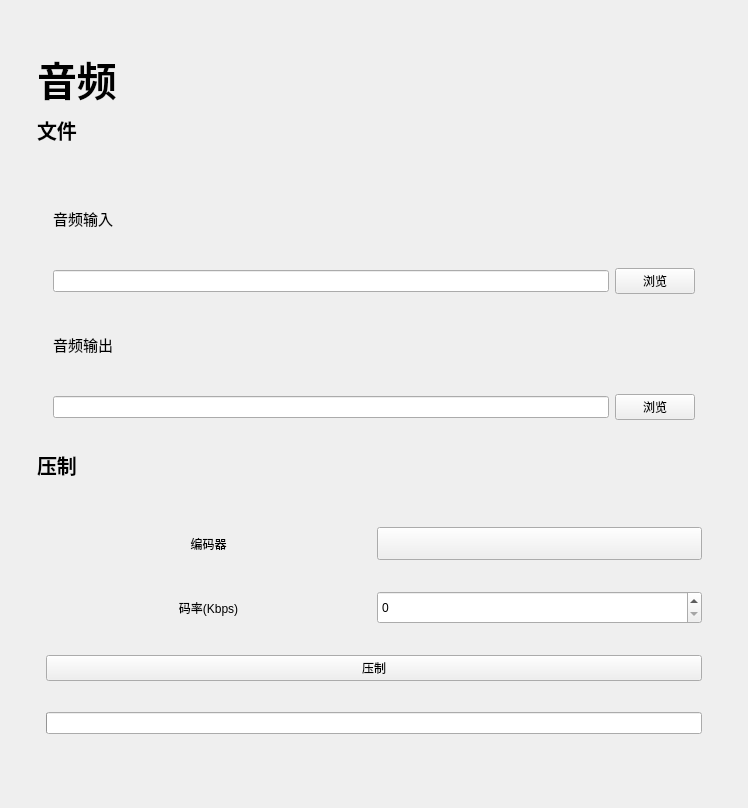
<?xml version="1.0" encoding="UTF-8"?>
<ui version="4.0">
 <class>Audio</class>
 <widget class="QWidget" name="Audio">
  <property name="geometry">
   <rect>
    <x>0</x>
    <y>0</y>
    <width>748</width>
    <height>808</height>
   </rect>
  </property>
  <property name="windowTitle">
   <string>Form</string>
  </property>
  <layout class="QGridLayout" name="gridLayout_6">
   <item row="0" column="0">
    <layout class="QGridLayout" name="AudioBox">
     <property name="leftMargin">
      <number>26</number>
     </property>
     <property name="topMargin">
      <number>45</number>
     </property>
     <property name="rightMargin">
      <number>26</number>
     </property>
     <property name="bottomMargin">
      <number>26</number>
     </property>
     <property name="spacing">
      <number>16</number>
     </property>
     <item row="0" column="0">
      <widget class="LargeTitleLabel" name="AudioTitile">
       <property name="maximumSize">
        <size>
         <width>16777215</width>
         <height>45</height>
        </size>
       </property>
       <property name="font">
        <font>
         <family>微软雅黑</family>
         <pointsize>30</pointsize>
         <weight>75</weight>
         <bold>true</bold>
         <kerning>true</kerning>
        </font>
       </property>
       <property name="text">
        <string>音频</string>
       </property>
      </widget>
     </item>
     <item row="1" column="0">
      <layout class="QVBoxLayout" name="InnerAudioBox">
       <item>
        <widget class="SubtitleLabel" name="FileTitle">
         <property name="maximumSize">
          <size>
           <width>16777215</width>
           <height>25</height>
          </size>
         </property>
         <property name="font">
          <font>
           <family>微软雅黑</family>
           <pointsize>15</pointsize>
           <weight>75</weight>
           <bold>true</bold>
          </font>
         </property>
         <property name="text">
          <string>文件</string>
         </property>
        </widget>
       </item>
       <item>
        <widget class="SimpleCardWidget" name="FileBox">
         <layout class="QGridLayout" name="gridLayout_4">
          <property name="leftMargin">
           <number>16</number>
          </property>
          <property name="topMargin">
           <number>16</number>
          </property>
          <property name="rightMargin">
           <number>16</number>
          </property>
          <property name="bottomMargin">
           <number>16</number>
          </property>
          <item row="1" column="0">
           <layout class="QGridLayout" name="OutputBox">
            <item row="0" column="0">
             <widget class="BodyLabel" name="OutputLabel">
              <property name="font">
               <font>
                <family>微软雅黑</family>
                <pointsize>11</pointsize>
                <weight>50</weight>
                <bold>false</bold>
               </font>
              </property>
              <property name="text">
               <string>音频输出</string>
              </property>
             </widget>
            </item>
            <item row="1" column="0">
             <widget class="LineEdit" name="OutputLine">
              <property name="enabled">
               <bool>true</bool>
              </property>
             </widget>
            </item>
            <item row="1" column="1">
             <widget class="PushButton" name="Outputbutton">
              <property name="text">
               <string>浏览</string>
              </property>
             </widget>
            </item>
           </layout>
          </item>
          <item row="0" column="0">
           <layout class="QGridLayout" name="InputBox">
            <item row="0" column="0">
             <widget class="BodyLabel" name="inputLabel">
              <property name="font">
               <font>
                <family>微软雅黑</family>
                <pointsize>11</pointsize>
                <weight>50</weight>
                <bold>false</bold>
               </font>
              </property>
              <property name="text">
               <string>音频输入</string>
              </property>
             </widget>
            </item>
            <item row="1" column="0">
             <widget class="LineEdit" name="InputLine">
              <property name="enabled">
               <bool>true</bool>
              </property>
             </widget>
            </item>
            <item row="1" column="1">
             <widget class="PushButton" name="InputButton">
              <property name="text">
               <string>浏览</string>
              </property>
             </widget>
            </item>
           </layout>
          </item>
         </layout>
        </widget>
       </item>
      </layout>
     </item>
     <item row="2" column="0">
      <layout class="QVBoxLayout" name="ProcessBox">
       <item>
        <widget class="SubtitleLabel" name="ProcessTitle">
         <property name="maximumSize">
          <size>
           <width>16777215</width>
           <height>25</height>
          </size>
         </property>
         <property name="font">
          <font>
           <family>微软雅黑</family>
           <pointsize>15</pointsize>
           <weight>75</weight>
           <bold>true</bold>
          </font>
         </property>
         <property name="text">
          <string>压制</string>
         </property>
        </widget>
       </item>
       <item>
        <widget class="SimpleCardWidget" name="OptionBox">
         <layout class="QGridLayout" name="gridLayout">
          <item row="0" column="0">
           <widget class="BodyLabel" name="EncoderLabel">
            <property name="text">
             <string>编码器</string>
            </property>
            <property name="alignment">
             <set>Qt::AlignCenter</set>
            </property>
           </widget>
          </item>
          <item row="0" column="1">
           <widget class="ComboBox" name="EncoderChioce">
            <property name="minimumSize">
             <size>
              <width>200</width>
              <height>33</height>
             </size>
            </property>
            <property name="text">
             <string/>
            </property>
           </widget>
          </item>
          <item row="1" column="0">
           <widget class="BodyLabel" name="BitrateLabel">
            <property name="text">
             <string>码率(Kbps)</string>
            </property>
            <property name="alignment">
             <set>Qt::AlignCenter</set>
            </property>
           </widget>
          </item>
          <item row="1" column="1">
           <widget class="CompactSpinBox" name="BitrateNum">
            <property name="minimumSize">
             <size>
              <width>200</width>
              <height>33</height>
             </size>
            </property>
            <property name="maximum">
             <number>999999</number>
            </property>
           </widget>
          </item>
          <item row="2" column="0" colspan="2">
           <widget class="PrimaryPushButton" name="ProcessButton">
            <property name="text">
             <string>压制</string>
            </property>
           </widget>
          </item>
          <item row="3" column="0" colspan="2">
           <widget class="IndeterminateProgressBar" name="ProgressBar"/>
          </item>
         </layout>
        </widget>
       </item>
      </layout>
     </item>
    </layout>
   </item>
  </layout>
 </widget>
 <customwidgets>
  <customwidget>
   <class>ComboBox</class>
   <extends>QPushButton</extends>
   <header>qfluentwidgets</header>
  </customwidget>
  <customwidget>
   <class>PushButton</class>
   <extends>QPushButton</extends>
   <header>qfluentwidgets</header>
  </customwidget>
  <customwidget>
   <class>PrimaryPushButton</class>
   <extends>PushButton</extends>
   <header>qfluentwidgets</header>
  </customwidget>
  <customwidget>
   <class>CardWidget</class>
   <extends>QFrame</extends>
   <header>qfluentwidgets</header>
   <container>1</container>
  </customwidget>
  <customwidget>
   <class>SimpleCardWidget</class>
   <extends>CardWidget</extends>
   <header>qfluentwidgets</header>
   <container>1</container>
  </customwidget>
  <customwidget>
   <class>BodyLabel</class>
   <extends>QLabel</extends>
   <header>qfluentwidgets</header>
  </customwidget>
  <customwidget>
   <class>SubtitleLabel</class>
   <extends>QLabel</extends>
   <header>qfluentwidgets</header>
  </customwidget>
  <customwidget>
   <class>LargeTitleLabel</class>
   <extends>QLabel</extends>
   <header>qfluentwidgets</header>
  </customwidget>
  <customwidget>
   <class>IndeterminateProgressBar</class>
   <extends>QProgressBar</extends>
   <header>qfluentwidgets</header>
  </customwidget>
  <customwidget>
   <class>LineEdit</class>
   <extends>QLineEdit</extends>
   <header>qfluentwidgets</header>
  </customwidget>
  <customwidget>
   <class>CompactSpinBox</class>
   <extends>QSpinBox</extends>
   <header>qfluentwidgets</header>
  </customwidget>
 </customwidgets>
 <resources/>
 <connections/>
</ui>
